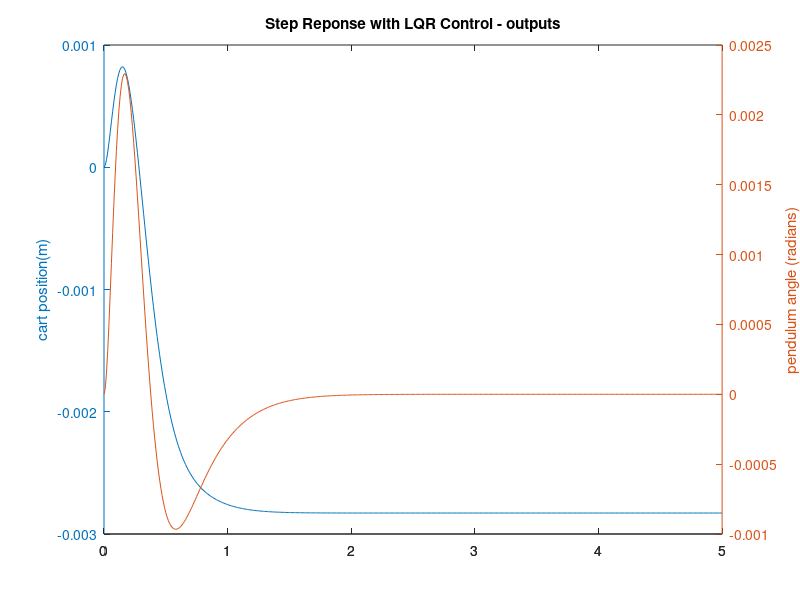
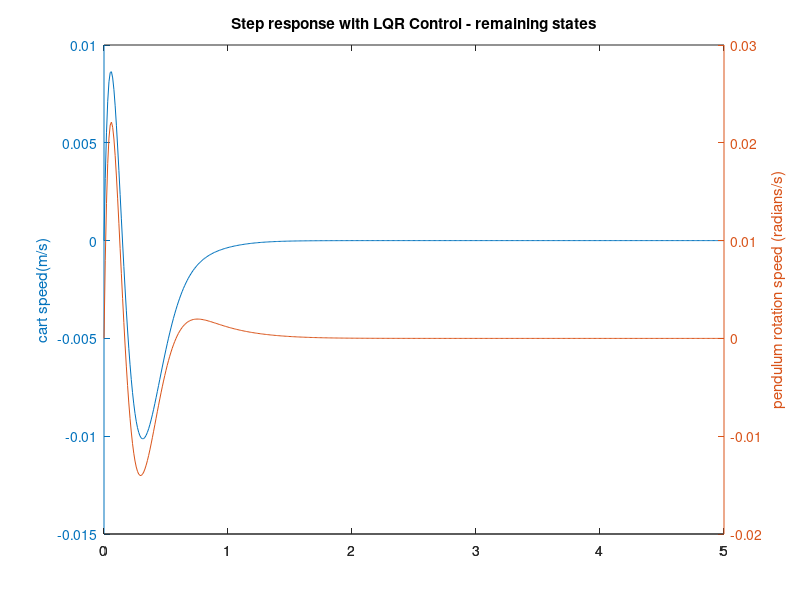

The MATLAB source for these figures, in order: (Note: this script raises an error after producing the figures.)
clear all; close all; clc;
%{
This MATLAB code is used for learning LQR controller for inverted pendulum
Author: Zhaoyuan Huo
Email: zhuo2@andrew.cmu.edu
%}
%% Define the system
M = 0.5;
m = 0.2;
b = 0.1;
I = 0.006;
g = 9.8;
l = 0.3;

p = I*(M+m) + M*m*l^2;
A = [0      1              0           0;
     0 -(I+m*l^2)*b/p  (m^2*g*l^2)/p   0;
     0      0              0           1;
     0 -(m*l*b)/p       m*g*l*(M+m)/p  0];
B = [     0;
     (I+m*l^2)/p;
          0;
        m*l/p];
C = [1 0 0 0;
     0 0 1 0];
D = [0;
     0];
 
states = {'x' 'x_dot' 'phi' 'phi_dot'};
inputs = {'u'};
outputs = {'x'; 'phi'};

sys_ss = ss(A,B,C,D,'statename', states, 'inputname', inputs, 'outputname', outputs);
poles = eig(A) % A has eigen values on the right half plane, which means the open loop system is unstable

%% Linear Quadratic Regulator (LQR)

% first make sure the system is controllable
% C = [B AB A^2B ... A^(n-1)B]
co = ctrb(sys_ss);
controllability = rank(co) % verified fullrank,  thus we should be able to design a controller

% define cost matrices Q and R
% simplest case let Q = C'*C, R = 1
Q = C'* C;
R = 1;
% tune params
Q(1,1) = 5000; % more penalty on desired x position
Q(3,3) = 100; % more penalty on error in angle phi


K = lqr(A,B,Q,R)

% closed loop system
Ac = [(A-B*K)];
Bc = [B];
Cc = [C];
Dc = [D];

states = {'x' 'x_dot' 'phi' 'phi_dot'};
inputs = {'r'};
outputs = {'x'; 'phi'};

sys_cl = ss(Ac,Bc,Cc,Dc,'statename',states,'inputname',inputs,'outputname',outputs);

t = 0:0.01:5;
r = 0.2*ones(size(t)); % step response
[y,t,x] = lsim(sys_cl, r, t);

% inspect output position and angle
figure(1); 
[AX,H1,H2] = plotyy(t,y(:,1),t,y(:,2),'plot'); % plot y. AX is the two axes, H1/H2 is lane object
set(get(AX(1),'Ylabel'),'String','cart position(m)')
set(get(AX(2),'Ylabel'),'String','pendulum angle (radians)')
title('Step Reponse with LQR Control - outputs');

% inspect on four states
figure(2);
[AX,H1,H2] = plotyy(t,x(:,2),t,x(:,4), 'plot');
set(get(AX(1), 'Ylabel'), 'String', 'cart speed(m/s)')
set(get(AX(2), 'Ylabel'), 'String', 'pendulum rotation speed (radians/s)')
title('Step response with LQR Control - remaining states');

%% Reference tracking with precompensator
Cn = [1 0 0 0];
sys_ss = ss(A,B,Cn,0); % reference is a command only on cart position
Nbar = rscale(sys_ss, K) % precompensator calculation with rscale

sys_cl = ss(Ac, Bc*Nbar, Cc, Dc, 'statename', states, 'inputname', inputs, 'outputname', outputs);

t = 0:0.01:5;
r = 0.2*ones(size(t));
figure(3);
[y,t,x] = lsim(sys_cl, r, t);
[AX, H1, H2] = plotyy(t, y(:,1), t, y(:,2), 'plot');
set(get(AX(1),'Ylabel'),'String','cart position (m)')
set(get(AX(2),'Ylabel'),'String','pendulum angle (radians)')
title('Step Response with Precompensation and LQR Control')

%% Observer-based control
ob = obsv(sys_ss); % 8x4
observability = rank(ob) % full rank
% the state estimate to converge faster than the closed-loop system
% observer poles to be faster than the controller poles
% estimator poles 4-10 times faster than the slowest controller pole
% too fast estimator poles is also problematic:
% The measurement is corrupted by noise
% or there are errors in the sensor measurement in general
eig(Ac) % inspect closed-loop poles, slowest at -4.7592 => -40 as estimator poles
P = [-40 -41 -42 -43];
L = place(A', C', P)' % observer gain
% include error dynamics
Ace = [(A-B*K) (B*K);
       zeros(size(A)) (A-L*C)];
Bce = [B*Nbar; zeros(size(B))];
Cce = [Cc zeros(size(Cc))];
Dce = [0; 0];
states = {'x' 'x_dot' 'phi' 'phi_dot' 'e1' 'e2' 'e3' 'e4'};
inputs = {'r'};
outputs = {'x'; 'phi'};
sys_est_cl = ss(Ace, Bce, Cce, Dce, 'statename', states, 'inputname', inputs, 'outputname', outputs);

t = 0:0.01:5;
r = 0.2*ones(size(t));
[y,t,x]=lsim(sys_est_cl,r,t);
[AX,H1,H2] = plotyy(t,y(:,1),t,y(:,2),'plot');
set(get(AX(1),'Ylabel'),'String','cart position (m)')
set(get(AX(2),'Ylabel'),'String','pendulum angle (radians)')
title('Step Response with Observer-Based State-Feedback Control')

% In conclusion, this state-space method is easy for controlling multi-input,
% multi-output systems with the state-space than the other methods